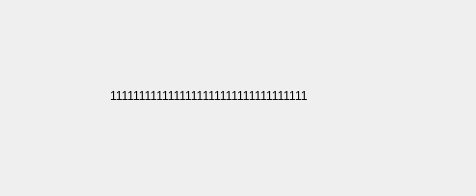
<?xml version="1.0" encoding="UTF-8"?>
<ui version="4.0">
 <class>ExitForm</class>
 <widget class="QWidget" name="ExitForm">
  <property name="geometry">
   <rect>
    <x>0</x>
    <y>0</y>
    <width>476</width>
    <height>196</height>
   </rect>
  </property>
  <property name="windowTitle">
   <string>Form</string>
  </property>
  <widget class="QLabel" name="label">
   <property name="geometry">
    <rect>
     <x>110</x>
     <y>50</y>
     <width>291</width>
     <height>91</height>
    </rect>
   </property>
   <property name="text">
    <string>1111111111111111111111111111111111</string>
   </property>
  </widget>
 </widget>
 <resources/>
 <connections/>
</ui>
